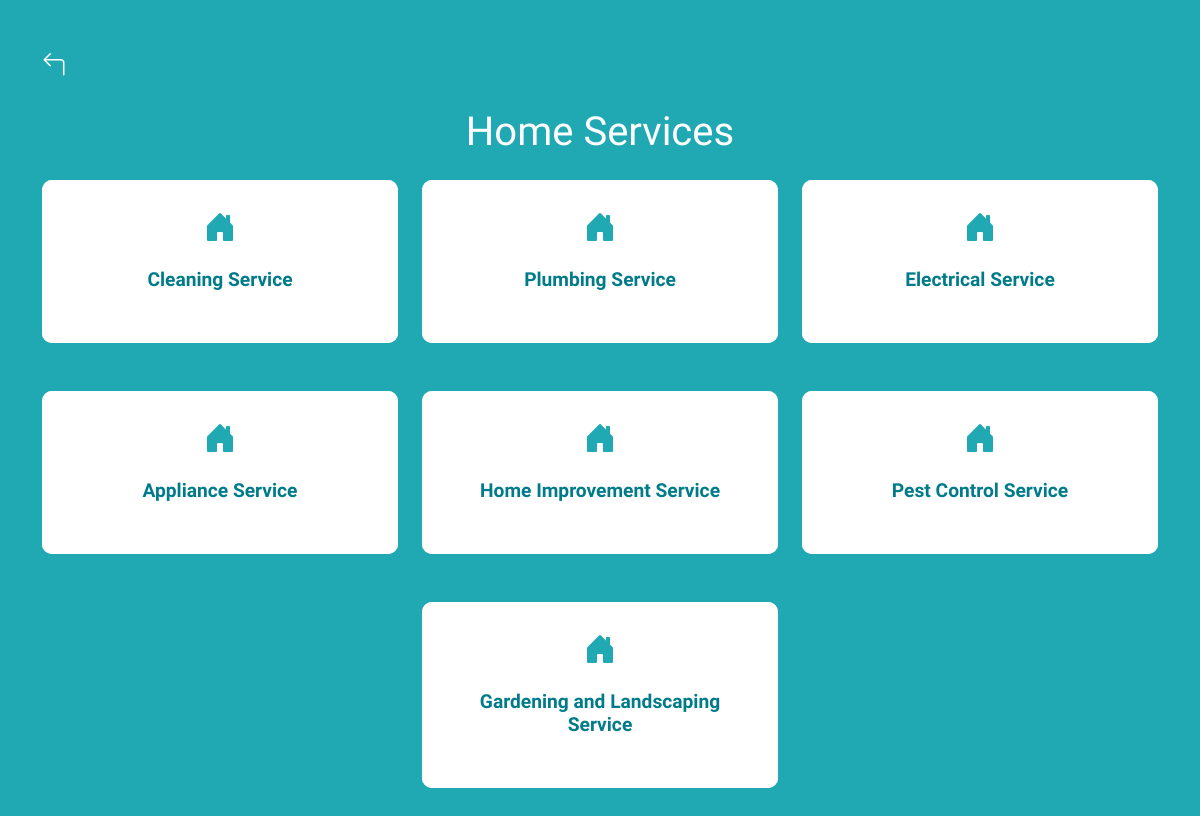
The page /home-services (signed in) on the database its author committed.
### models.py (models this page shows)
class HomeServiceCategory(db.Model):
    __tablename__ = 'home_service_categories'
    category_id = db.Column(db.Integer, primary_key=True)
    name = db.Column(db.String(255), nullable=False)
    description = db.Column(db.String(255), nullable=True)
    subcategories = db.relationship('HomeServiceSubCategory', backref='category', lazy=True)

### routes.py (the view)
    @app.route('/home-services')
    def home_service():
        if 'user_id' not in session:
            return redirect(url_for('login'))
        categories = HomeServiceCategory.query.all()
        return render_template('home_service.html', categories=categories)

### templates/home_service.html (shortened to what this page needs)
<!DOCTYPE html>
<html lang="en">
<head>
    <link rel="stylesheet" href="https://cdnjs.cloudflare.com/ajax/libs/bootstrap-icons/1.10.5/font/bootstrap-icons.min.css">
    <link href="https://cdn.jsdelivr.net/npm/bootstrap@5.3.3/dist/css/bootstrap.min.css" rel="stylesheet">
    <link rel="stylesheet" href="{{ url_for('static', filename='css/style.css') }}">
</head>
<body class="bg-change">
    <div class="container py-5">
        <div class="d-flex justify-content-between align-items-center mb-4">
            <a href="{{ url_for('dashboard') }}" class="back-icon">
                <i class="bi bi-arrow-90deg-left"></i>
            </a>
        </div>
        <h1 class="text-center text-primary mb-4">Home Services</h1>
        <div class="row g-4 justify-content-center">
            {% for category in categories %}
                <div class="col-md-4 mb-4">
                    <a href="{{ url_for('subcategory_list', category_id=category.category_id) }}" class="card service-card text-center h-100">
                        <div class="card-body text-center">
                            <div class="mb-3 service-icon">
                                <i class="bi bi-house-door-fill"></i>
                            </div>
                            <h5 class="card-title text-dark">{{ category.name }}</h5>
                        </div>
                    </a>
                </div>
            {% endfor %}
        </div>
    </div>
</body>
</html>

### static/css/style.css (style rules this page uses)
body { font-family: Arial, sans-serif; margin: 0; background-color: #f7f7f7; }
h1 { color: #333; }
a { display: inline-block; text-decoration: none; color: #0099A8; }
body { font-family: "Comfortaa", sans-serif; font-optical-sizing: auto; font-weight: 300; font-style: normal; color: #0099A8; background-color: #ffffff; margin: 0; }
.service-card { cursor: pointer; transition: transform 0.3s, box-shadow 0.3s; border: none; border-radius: 10px; }
.service-card .card-body { background-color: #ffffff; border-radius: 10px; }
.service-icon { font-size: 2rem; color: #20A8B3; margin-bottom: 10px; }
.bg-change { background-color: #20A8B3; }
.text-dark { color: #20A8B3; }
.back-icon { font-size: 1.5rem; color: #FFF; cursor: pointer; text-decoration: none; }
.bg-change h1.text-primary { color: #FFF !important; }
.card { margin-bottom: 20px; }
.card-body { padding: 1.5rem; }
.card-title { font-size: 1.2rem; font-weight: bold; color: #007b8a !important; }

### rows shown on the page
HomeServiceCategory: name "Cleaning Service"
HomeServiceCategory: name "Plumbing Service"
HomeServiceCategory: name "Electrical Service"
HomeServiceCategory: name "Appliance Service"
HomeServiceCategory: name "Home Improvement Service"
HomeServiceCategory: name "Pest Control Service"
HomeServiceCategory: name "Gardening and Landscaping Service"
